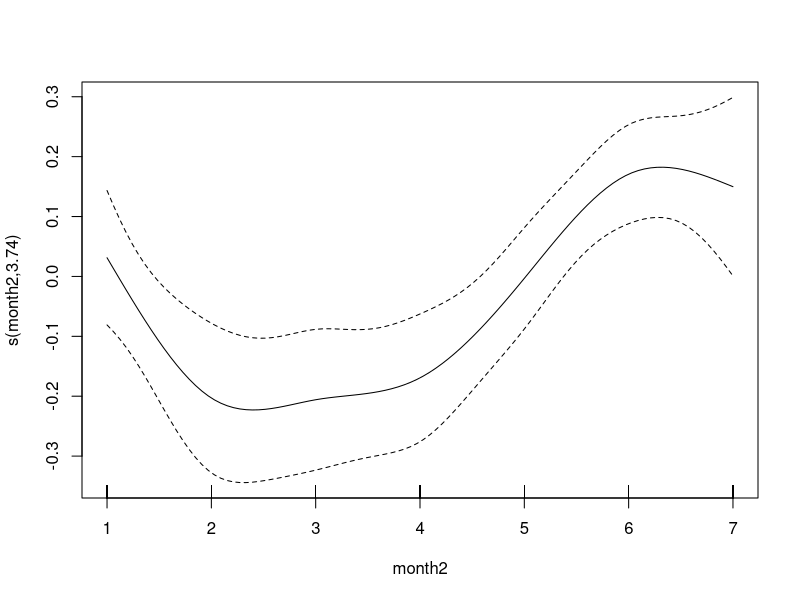
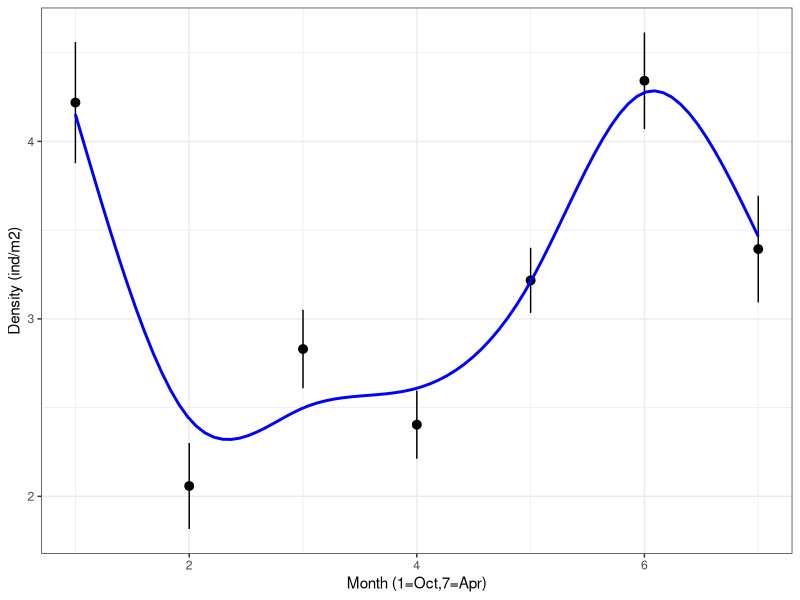
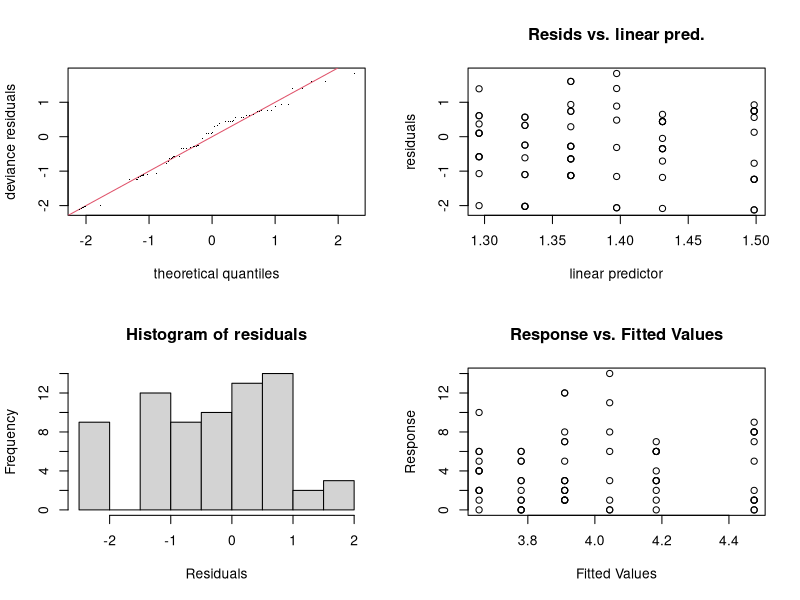
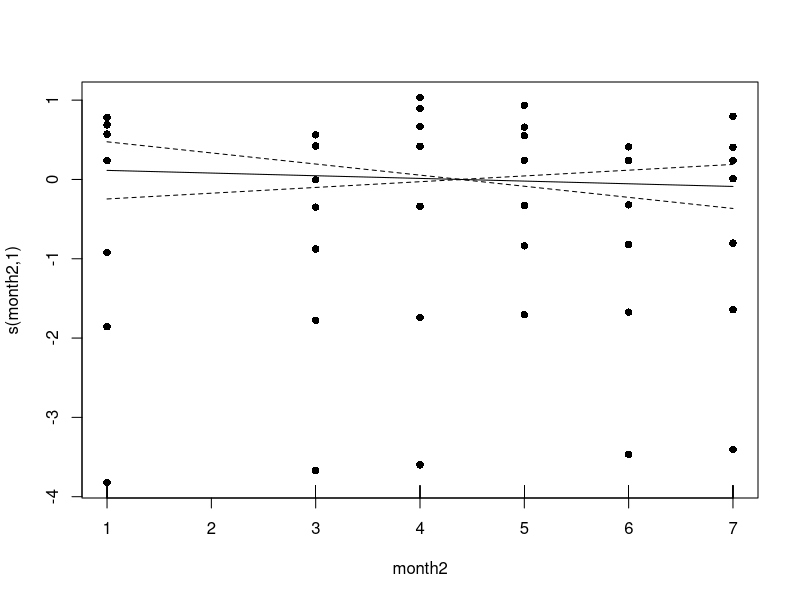
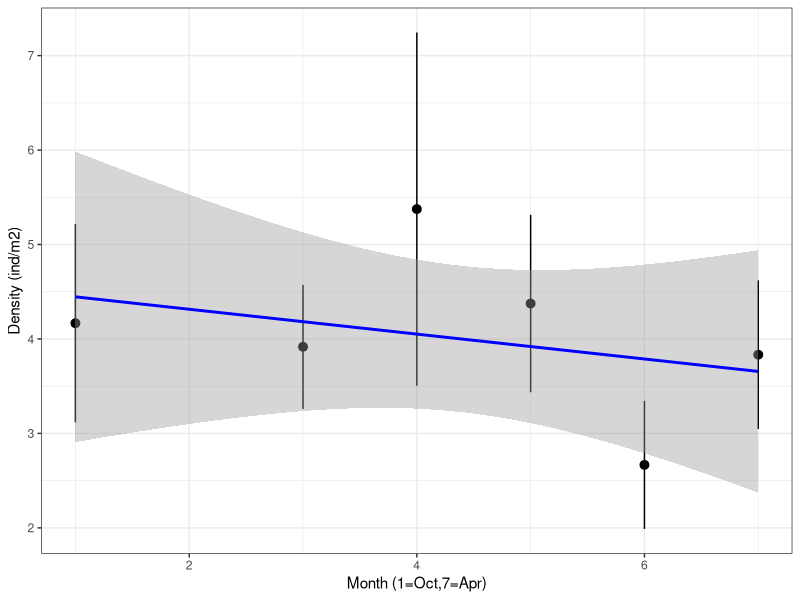
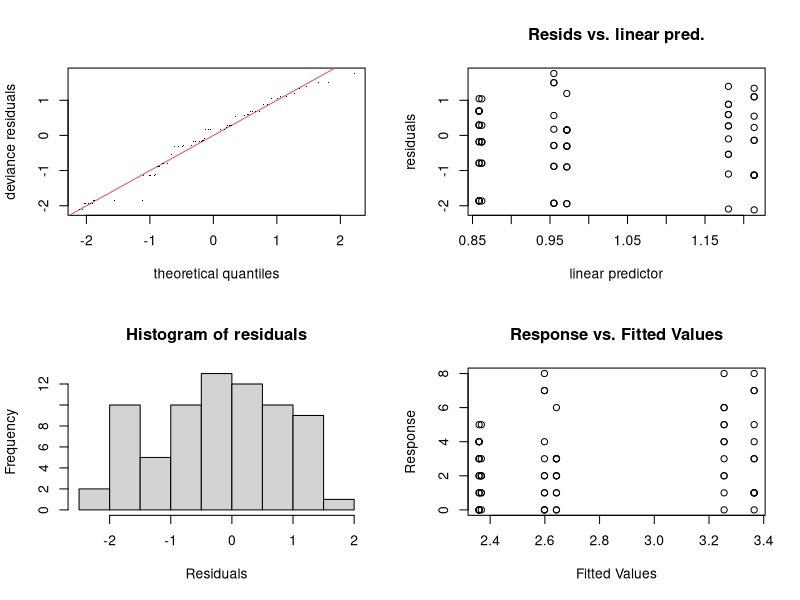
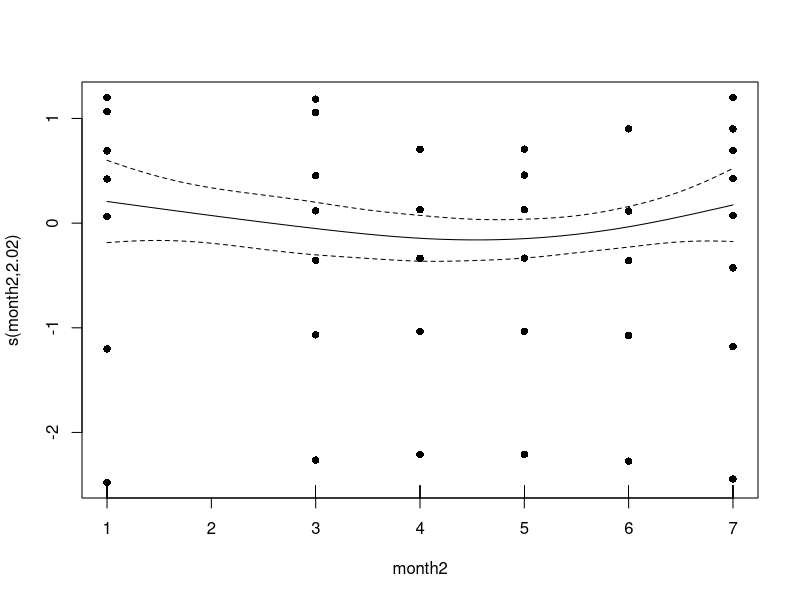
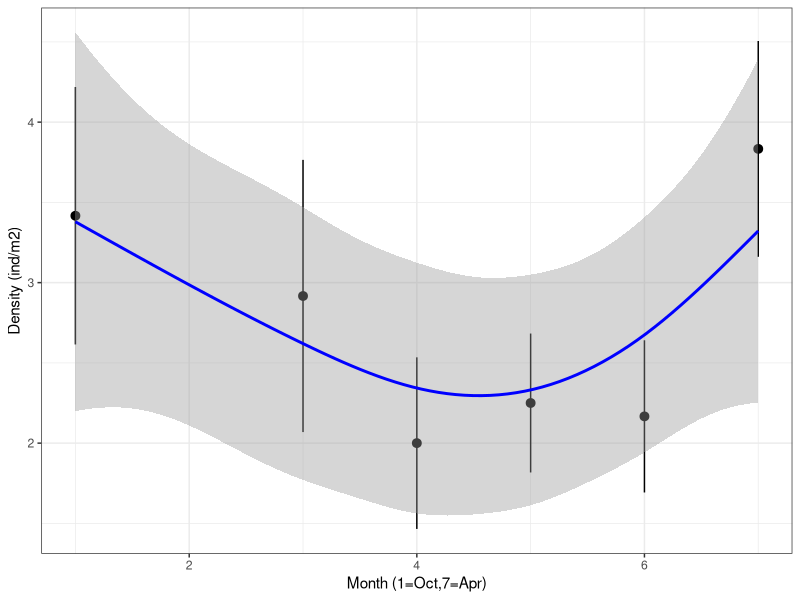

Reproduce these figures in R, in order. (Note: this script raises an error after producing the figures.)
setwd("D:/Work/FCUL/Doutoramento/R/Benthos/GitHub/Benthos/Benthos")
graphics.off()
rm(list=ls())

## Pacotes
packs<-c("MASS","ggplot2","viridis","RColorBrewer","psych","reshape2","beepr","data.table","car","mgcv")
lapply(packs,require,character.only=T)


DB68<-fread("data_out/db/Final_DB_class1_density_polyexcl_20210202.csv") ### created in script called Database_cleanup_joining
str(DB68)

time<-c("10","11","12","1","2","3","4")
DB68[,month1:=factor(month,levels=time)]
DB68[,month2:=ifelse(month==10,1,ifelse(month==11,2,ifelse(month==12,3,ifelse(month==1,4,ifelse(month==2,5,ifelse(month==3,6,7))))))]
DB68[,unique(month2)]

DB68<-DB68[-which(DB68$class1=="Other"),]

DB68$site1<-factor(DB68$site,levels=c("A","AB","BI","E","BR","AD"))
DB68$month1<-factor(DB68$month,levels=c("10","11","12","1","2","3","4"))

DB68$month2<-ifelse(DB68$month1==10,1,ifelse(DB68$month1==11,2,ifelse(DB68$month1==12,3,ifelse(DB68$month1==1,4,
                    ifelse(DB68$month1==2,5,ifelse(DB68$month1==3,6,ifelse(DB68$month1==4,7,NA)))))))

DB68[,areacore:=ifelse(site=="AD",0.0113,0.00785)]


DBAD<-DB68[site1=="AD"]
DBAD_PS<-DBAD[class1=="Polychaeta_sedentaria"]
DBAD_PE<-DBAD[class1=="Polychaeta_errantia"]
DBAD_B<-DBAD[class1=="Bivalvia"]
DBAD_G<-DBAD[class1=="Gastropoda"]
DBAD_M<-DBAD[class1=="Malacostraca"]

DBA<-DB68[site1=="A"]
DBA_PS<-DBA[class1=="Polychaeta_sedentaria"]
DBA_PE<-DBA[class1=="Polychaeta_errantia"]
DBA_B<-DBA[class1=="Bivalvia"]
DBA_G<-DBA[class1=="Gastropoda"]
DBA_M<-DBA[class1=="Malacostraca"]

DBAB<-DB68[site1=="AB"]
DBAB_PS<-DBAB[class1=="Polychaeta_sedentaria"]
DBAB_PE<-DBAB[class1=="Polychaeta_errantia"]
DBAB_B<-DBAB[class1=="Bivalvia"]
DBAB_G<-DBAB[class1=="Gastropoda"]
DBAB_M<-DBAB[class1=="Malacostraca"]

DBBI<-DB68[site1=="BI"]
DBBI_PS<-DBBI[class1=="Polychaeta_sedentaria"]
DBBI_PE<-DBBI[class1=="Polychaeta_errantia"]
DBBI_B<-DBBI[class1=="Bivalvia"]
DBBI_G<-DBBI[class1=="Gastropoda"]
DBBI_M<-DBBI[class1=="Malacostraca"]

DBBR<-DB68[site1=="BR"]
DBBR_PS<-DBBR[class1=="Polychaeta_sedentaria"]
DBBR_PE<-DBBR[class1=="Polychaeta_errantia"]
DBBR_B<-DBBR[class1=="Bivalvia"]
DBBR_G<-DBBR[class1=="Gastropoda"]
DBBR_M<-DBBR[class1=="Malacostraca"]

DBE<-DB68[site1=="E"]
DBE_PS<-DBE[class1=="Polychaeta_sedentaria"]
DBE_PE<-DBE[class1=="Polychaeta_errantia"]
DBE_B<-DBE[class1=="Bivalvia"]
DBE_G<-DBE[class1=="Gastropoda"]
DBE_M<-DBE[class1=="Malacostraca"]


g0<-gam(x~s(month2,k=7)+offset(log(areacore)),family="nb",data=DB68,gamma=1.4)
plot.gam(g0,residuals=F,pch=16,all.terms=T)

ggplot(DB68,aes(x=month2,y=x)) +
  #geom_point() +
  stat_summary()+
  labs(x = "Month (1=Oct,7=Apr)", y = "Density (ind/m2)") +
  #geom_line(aes(y=fitted(g0)),color = "green", size=1.2) +
  geom_smooth(method="gam", formula=y~s(x,k=6), se = F, color="blue") +
  theme_bw()

summary(g0)

#Anrumai

##PS
g1<-gam(x~s(month2,k=6)+offset(log(areacore)),family="nb",data=DBA_PS,method="REML")
g1a<-gam(x~month2+offset(log(areacore)),family="nb",data=DBA_PS,method="REML")

summary(g1)
anova(g1)

summary(g1a)
anova(g1,g1a,test="Chisq")

AIC(g1)
AIC(g1a)

summary(g1)$sp.criterion
summary(g1a)$sp.criterion

summary(g1)$r.sq
summary(g1a)$r.sq

gam.check(g1, k.rep=1000)


plot.gam(g1,residuals=T,pch=16,all.terms=T)

ggplot(DBA_PS,aes(x=month2,y=x)) +
  #geom_point() +
  stat_summary()+
  labs(x = "Month (1=Oct,7=Apr)", y = "Density (ind/m2)") +
  #geom_line(aes(y=fitted(g1)),color = "green", size=1.2) +
  geom_smooth(method="gam", formula=y~s(x,k=6), se = T, color="blue") +
  #geom_smooth(method=lm, se = T, color="red") +
  theme_bw()

## PE
g2<-gam(x~s(month2,k=6)+offset(log(areacore)),family="nb",data=DBA_PE) ##better model
g2a<-gam(x~month2+offset(log(areacore)),family="nb",data=DBA_PE)

summary(g2)
summary(g2a)

anova(g2,g2a,test="Chisq")

AIC(g2,g2a)

summary(g2)$sp.criterion
summary(g2a)$sp.criterion

gam.check(g2, k.rep=1000)

plot.gam(g2,residuals=T,pch=16,all.terms=T)

ggplot(DBA_PE,aes(x=month2,y=x)) +
  #geom_point() +
  stat_summary()+
  labs(x = "Month (1=Oct,7=Apr)", y = "Density (ind/m2)") +
  geom_smooth(method="gam", formula=y~s(x,k=6), se = T, color="blue") +
  #geom_smooth(method=lm, se = T, color="red") +
  theme_bw()

## B
g3<-gam(x~s(month2,k=6)+offset(log(areacore)),family="nb",data=DBA_B) ##better model
g3a<-gam(x~month2+offset(log(areacore)),family="nb",data=DBA_B)

summary(g3)
summary(g3a)

anova(g3,g3a,test="Chisq")

AIC(g3,g3a)

summary(g3)$sp.criterion
summary(g3a)$sp.criterion

gam.check(g3, k.rep=1000)

plot.gam(g3,residuals=T,pch=16,all.terms=T)

ggplot(DBA_B,aes(x=month2,y=x)) +
  #geom_point() +
  stat_summary()+
  labs(x = "Month (1=Oct,7=Apr)", y = "Density (ind/m2)") +
  geom_smooth(method="gam", formula=y~s(x,k=6), se = T, color="blue") +
  #geom_smooth(method=lm, se = T, color="red") +
  theme_bw()


## G
g4<-gam(x~s(month2,k=6)+offset(log(areacore)),family="nb",data=DBA_G) ##better model
g4a<-gam(x~month2+offset(log(areacore)),family="nb",data=DBA_G)

summary(g4)
summary(g4a)

anova(g4,g4a,test="Chisq")

AIC(g4,g4a)

summary(g4)$sp.criterion
summary(g4a)$sp.criterion

gam.check(g4, k.rep=1000)

plot.gam(g4,residuals=T,pch=16,all.terms=T)

ggplot(DBA_G,aes(x=month2,y=x)) +
  #geom_point() +
  stat_summary()+
  labs(x = "Month (1=Oct,7=Apr)", y = "Density (ind/m2)") +
  geom_smooth(method="gam", formula=y~s(x,k=6), se = T, color="blue") +
  #geom_smooth(method=lm, se = T, color="red") +
  theme_bw()


## M
g5<-gam(x~s(month2,k=6)+offset(log(areacore)),family="nb",data=DBA_M) ##better model
g5a<-gam(x~month2+offset(log(areacore)),family="nb",data=DBA_M)

summary(g5)
summary(g5a)

anova(g5,g5a,test="Chisq")

AIC(g5,g5a)

summary(g5)$sp.criterion
summary(g5a)$sp.criterion

gam.check(g5, k.rep=1000)

plot.gam(g5,residuals=T,pch=16,all.terms=T)

ggplot(DBA_M,aes(x=month2,y=x)) +
  #geom_point() +
  stat_summary()+
  labs(x = "Month (1=Oct,7=Apr)", y = "Density (ind/m2)") +
  geom_smooth(method="gam", formula=y~s(x,k=6), se = T, color="blue") +
  #geom_smooth(method=lm, se = T, color="red") +
  theme_bw()


#################ABU

##PS
g1<-gam(x~s(month2,k=6)+offset(log(areacore)),family="nb",data=DBAB_PS,method="REML")
g1a<-gam(x~month2+offset(log(areacore)),family="nb",data=DBAB_PS,method="REML")

summary(g1)
summary(g1a)

anova(g1,g1a,test="Chisq")

AIC(g1)
AIC(g1a)

summary(g1)$sp.criterion
summary(g1a)$sp.criterion

gam.check(g1, k.rep=1000)

plot.gam(g1,residuals=T,pch=16,all.terms=T)

ggplot(DBAB_PS,aes(x=month2,y=x)) +
  #geom_point() +
  stat_summary()+
  labs(x = "Month (1=Oct,7=Apr)", y = "Density (ind/m2)") +
  geom_line(aes(y=fitted(g1)),color = "red", size=1.2) +
  geom_smooth(method="gam", formula=y~s(x,k=6), se = T, color="blue") +
  #geom_smooth(method=lm, se = T, color="red") +
  theme_bw()

## PE
g2<-gam(x~s(month2,k=6)+offset(log(areacore)),family="nb",data=DBAB_PE) ##better model
g2a<-gam(x~month2+offset(log(areacore)),family="nb",data=DBAB_PE)

summary(g2)
summary(g2a)

anova(g2,g2a,test="Chisq")

AIC(g2,g2a)

summary(g2)$sp.criterion
summary(g2a)$sp.criterion

gam.check(g2, k.rep=1000)

plot.gam(g2,residuals=T,pch=16,all.terms=T)

ggplot(DBAB_PE,aes(x=month2,y=x)) +
  #geom_point() +
  stat_summary()+
  labs(x = "Month (1=Oct,7=Apr)", y = "Density (ind/m2)") +
  geom_smooth(method="gam", formula=y~s(x,k=6), se = T, color="blue") +
  #geom_smooth(method=lm, se = T, color="red") +
  theme_bw()

## B
g3<-gam(x~s(month2,k=6)+offset(log(areacore)),family="nb",data=DBAB_B,method="REML") ##better model
g3a<-gam(x~month2+offset(log(areacore)),family="nb",data=DBAB_B,method="REML")

summary(g3)
summary(g3a)

anova(g3,g3a,test="Chisq")

AIC(g3,g3a)

summary(g3)$sp.criterion
summary(g3a)$sp.criterion

gam.check(g3, k.rep=1000)

plot.gam(g3,residuals=T,pch=16,all.terms=T)

ggplot(DBAB_B,aes(x=month2,y=x)) +
  #geom_point() +
  stat_summary()+
  labs(x = "Month (1=Oct,7=Apr)", y = "Density (ind/m2)") +
  geom_smooth(method="gam", formula=y~s(x,k=6), se = T, color="blue") +
  geom_line(aes(y=fitted(g3)),color = "red", size=1.2) +
  #geom_smooth(method=lm, se = T, color="red") +
  theme_bw()


## G
g4<-gam(x~s(month2,k=6)+offset(log(areacore)),family="nb",data=DBAB_G) ##better model
g4a<-gam(x~month2+offset(log(areacore)),family="nb",data=DBAB_G)

summary(g4)
summary(g4a)

anova(g4,g4a,test="Chisq")

AIC(g4,g4a)

summary(g4)$sp.criterion
summary(g4a)$sp.criterion

gam.check(g4, k.rep=1000)

plot.gam(g4,residuals=T,pch=16,all.terms=T)

ggplot(DBAB_G,aes(x=month2,y=x)) +
  #geom_point() +
  stat_summary()+
  labs(x = "Month (1=Oct,7=Apr)", y = "Density (ind/m2)") +
  geom_smooth(method="gam", formula=y~s(x,k=6), se = T, color="blue") +
  #geom_smooth(method=lm, se = T, color="red") +
  theme_bw()


## M
g5<-gam(x~s(month2,k=6)+offset(log(areacore)),family="nb",data=DBAB_M) ##better model
g5a<-gam(x~month2+offset(log(areacore)),family="nb",data=DBAB_M)

summary(g5)
summary(g5a)

anova(g5,g5a,test="Chisq")

AIC(g5,g5a)

summary(g5)$sp.criterion
summary(g5a)$sp.criterion

gam.check(g5, k.rep=1000)

plot.gam(g5,residuals=T,pch=16,all.terms=T)

ggplot(DBAB_M,aes(x=month2,y=x)) +
  #geom_point() +
  stat_summary()+
  labs(x = "Month (1=Oct,7=Apr)", y = "Density (ind/m2)") +
  geom_smooth(method="gam", formula=y~s(x,k=6), se = T, color="blue") +
  #geom_smooth(method=lm, se = T, color="red") +
  theme_bw()


##Bijante

##PS
g1<-gam(x~s(month2,k=7)+offset(log(areacore)),family="nb",data=DBBI_PS)
g1a<-gam(x~month2+offset(log(areacore)),family="nb",data=DBBI_PS)

summary(g1)
summary(g1a)

anova(g1,g1a,test="Chisq")

AIC(g1)
AIC(g1a)

summary(g1)$sp.criterion
summary(g1a)$sp.criterion

gam.check(g1, k.rep=1000)

plot.gam(g1,residuals=T,pch=16,all.terms=T)

ggplot(DBBI_PS,aes(x=month2,y=x)) +
  #geom_point() +
  stat_summary()+
  labs(x = "Month (1=Oct,7=Apr)", y = "Density (ind/m2)") +
  #geom_line(aes(y=fitted(g1)),color = "green", size=1.2) +
  geom_smooth(method="gam", formula=y~s(x,k=6), se = T, color="blue") +
  #geom_smooth(method=lm, se = T, color="red") +
  theme_bw()

## PE
g2<-gam(x~s(month2,k=7)+offset(log(areacore)),family="nb",data=DBBI_PE) ##better model
g2a<-gam(x~month2+offset(log(areacore)),family="nb",data=DBBI_PE)

summary(g2)
summary(g2a)

anova(g2,g2a,test="Chisq")

AIC(g2,g2a)

summary(g2)$sp.criterion
summary(g2a)$sp.criterion

gam.check(g2, k.rep=1000)

plot.gam(g2,residuals=T,pch=16,all.terms=T)

ggplot(DBBI_PE,aes(x=month2,y=x)) +
  #geom_point() +
  stat_summary()+
  labs(x = "Month (1=Oct,7=Apr)", y = "Density (ind/m2)") +
  geom_smooth(method="gam", formula=y~s(x,k=6), se = T, color="blue") +
  #geom_smooth(method=lm, se = T, color="red") +
  theme_bw()

## B
g3<-gam(x~s(month2,k=7)+offset(log(areacore)),family="nb",data=DBBI_B) ##better model
g3a<-gam(x~month2+offset(log(areacore)),family="nb",data=DBBI_B)

summary(g3)
summary(g3a)

anova(g3,g3a,test="Chisq")

AIC(g3,g3a)

summary(g3)$sp.criterion
summary(g3a)$sp.criterion

gam.check(g3, k.rep=1000)

plot.gam(g3,residuals=T,pch=16,all.terms=T)

ggplot(DBBI_B,aes(x=month2,y=x)) +
  #geom_point() +
  stat_summary()+
  labs(x = "Month (1=Oct,7=Apr)", y = "Density (ind/m2)") +
  geom_smooth(method="gam", formula=y~s(x,k=6), se = T, color="blue") +
  #geom_smooth(method=lm, se = T, color="red") +
  theme_bw()


## G
g4<-gam(x~s(month2,k=7)+offset(log(areacore)),family="nb",data=DBBI_G) ##better model
g4a<-gam(x~month2+offset(log(areacore)),family="nb",data=DBBI_G)

summary(g4)
summary(g4a)

anova(g4,g4a,test="Chisq")

AIC(g4,g4a)

summary(g4)$sp.criterion
summary(g4a)$sp.criterion

gam.check(g4, k.rep=1000)

plot.gam(g4,residuals=T,pch=16,all.terms=T)

ggplot(DBBI_G,aes(x=month2,y=x)) +
  #geom_point() +
  stat_summary()+
  labs(x = "Month (1=Oct,7=Apr)", y = "Density (ind/m2)") +
  geom_smooth(method="gam", formula=y~s(x,k=6), se = T, color="blue") +
  #geom_smooth(method=lm, se = T, color="red") +
  theme_bw()


## M
g5<-gam(x~s(month2,k=7)+offset(log(areacore)),family="nb",data=DBBI_M) ##better model
g5a<-gam(x~month2+offset(log(areacore)),family="nb",data=DBBI_M)

summary(g5)
summary(g5a)

anova(g5,g5a,test="Chisq")

AIC(g5,g5a)

summary(g5)$sp.criterion
summary(g5a)$sp.criterion

gam.check(g5, k.rep=1000)

plot.gam(g5,residuals=T,pch=16,all.terms=T)

ggplot(DBBI_M,aes(x=month2,y=x)) +
  #geom_point() +
  stat_summary()+
  labs(x = "Month (1=Oct,7=Apr)", y = "Density (ind/m2)") +
  geom_smooth(method="gam", formula=y~s(x,k=6), se = T, color="blue") +
  #geom_smooth(method=lm, se = T, color="red") +
  theme_bw()


###Bruce
##PS
g1<-gam(x~s(month2,k=7)+offset(log(areacore)),family="nb",data=DBBR_PS)
g1a<-gam(x~month2+offset(log(areacore)),family="nb",data=DBBR_PS)

summary(g1)
summary(g1a)

anova(g1,g1a,test="Chisq")

AIC(g1)
AIC(g1a)

summary(g1)$sp.criterion
summary(g1a)$sp.criterion

gam.check(g1, k.rep=1000)

plot.gam(g1,residuals=T,pch=16,all.terms=T)

ggplot(DBBR_PS,aes(x=month2,y=x)) +
  #geom_point() +
  stat_summary()+
  labs(x = "Month (1=Oct,7=Apr)", y = "Density (ind/m2)") +
  #geom_line(aes(y=fitted(g1)),color = "green", size=1.2) +
  geom_smooth(method="gam", formula=y~s(x,k=6), se = T, color="blue") +
  #geom_smooth(method=lm, se = T, color="red") +
  theme_bw()

## PE
g2<-gam(x~s(month2,k=7)+offset(log(areacore)),family="nb",data=DBBR_PE) ##better model
g2a<-gam(x~month2+offset(log(areacore)),family="nb",data=DBBR_PE)

summary(g2)
summary(g2a)

anova(g2,g2a,test="Chisq")

AIC(g2,g2a)

summary(g2)$sp.criterion
summary(g2a)$sp.criterion

gam.check(g2, k.rep=1000)

plot.gam(g2,residuals=T,pch=16,all.terms=T)

ggplot(DBBR_PE,aes(x=month2,y=x)) +
  #geom_point() +
  stat_summary()+
  labs(x = "Month (1=Oct,7=Apr)", y = "Density (ind/m2)") +
  geom_smooth(method="gam", formula=y~s(x,k=6), se = T, color="blue") +
  #geom_smooth(method=lm, se = T, color="red") +
  theme_bw()

## B
g3<-gam(x~s(month2,k=7)+offset(log(areacore)),family="nb",data=DBBR_B) ##better model
g3a<-gam(x~month2+offset(log(areacore)),family="nb",data=DBBR_B)

summary(g3)
summary(g3a)

anova(g3,g3a,test="Chisq")

AIC(g3,g3a)

summary(g3)$sp.criterion
summary(g3a)$sp.criterion

gam.check(g3, k.rep=1000)

plot.gam(g3,residuals=T,pch=16,all.terms=T)

ggplot(DBBR_B,aes(x=month2,y=x)) +
  #geom_point() +
  stat_summary()+
  labs(x = "Month (1=Oct,7=Apr)", y = "Density (ind/m2)") +
  geom_smooth(method="gam", formula=y~s(x,k=6), se = T, color="blue") +
  #geom_smooth(method=lm, se = T, color="red") +
  theme_bw()


## G
g4<-gam(x~s(month2,k=7)+offset(log(areacore)),family="nb",data=DBBR_G) ##better model
g4a<-gam(x~month2+offset(log(areacore)),family="nb",data=DBBR_G)

summary(g4)
summary(g4a)

anova(g4,g4a,test="Chisq")

AIC(g4,g4a)

summary(g4)$sp.criterion
summary(g4a)$sp.criterion

gam.check(g4, k.rep=1000)

plot.gam(g4,residuals=T,pch=16,all.terms=T)

ggplot(DBBR_G,aes(x=month2,y=x)) +
  #geom_point() +
  stat_summary()+
  labs(x = "Month (1=Oct,7=Apr)", y = "Density (ind/m2)") +
  geom_smooth(method="gam", formula=y~s(x,k=6), se = T, color="blue") +
  #geom_smooth(method=lm, se = T, color="red") +
  theme_bw()


## M
g5<-gam(x~s(month2,k=7)+offset(log(areacore)),family="nb",data=DBBR_M) ##better model
g5a<-gam(x~month2+offset(log(areacore)),family="nb",data=DBBR_M)

summary(g5)
summary(g5a)

anova(g5,g5a,test="Chisq")

AIC(g5,g5a)

summary(g5)$sp.criterion
summary(g5a)$sp.criterion

gam.check(g5, k.rep=1000)

plot.gam(g5,residuals=T,pch=16,all.terms=T)

ggplot(DBBR_M,aes(x=month2,y=x)) +
  #geom_point() +
  stat_summary()+
  labs(x = "Month (1=Oct,7=Apr)", y = "Density (ind/m2)") +
  geom_smooth(method="gam", formula=y~s(x,k=6), se = T, color="blue") +
  #geom_smooth(method=lm, se = T, color="red") +
  theme_bw()



####Escadinhas
##PS
g1<-gam(x~s(month2,k=7)+offset(log(areacore)),family="nb",data=DBE_PS)
g1a<-gam(x~month2+offset(log(areacore)),family="nb",data=DBE_PS)

summary(g1)
summary(g1a)

anova(g1,g1a,test="Chisq")

AIC(g1)
AIC(g1a)

summary(g1)$sp.criterion
summary(g1a)$sp.criterion

gam.check(g1, k.rep=1000)

plot.gam(g1,residuals=T,pch=16,all.terms=T)

ggplot(DBE_PS,aes(x=month2,y=x)) +
  #geom_point() +
  stat_summary()+
  labs(x = "Month (1=Oct,7=Apr)", y = "Density (ind/m2)") +
  #geom_line(aes(y=fitted(g1)),color = "green", size=1.2) +
  geom_smooth(method="gam", formula=y~s(x,k=6), se = T, color="blue") +
  #geom_smooth(method=lm, se = T, color="red") +
  theme_bw()

## PE
g2<-gam(x~s(month2,k=7)+offset(log(areacore)),family="nb",data=DBE_PE) ##better model
g2a<-gam(x~month2+offset(log(areacore)),family="nb",data=DBE_PE)

summary(g2)
summary(g2a)

anova(g2,g2a,test="Chisq")

AIC(g2,g2a)

summary(g2)$sp.criterion
summary(g2a)$sp.criterion

gam.check(g2, k.rep=1000)

plot.gam(g2,residuals=T,pch=16,all.terms=T)

ggplot(DBE_PE,aes(x=month2,y=x)) +
  #geom_point() +
  stat_summary()+
  labs(x = "Month (1=Oct,7=Apr)", y = "Density (ind/m2)") +
  geom_smooth(method="gam", formula=y~s(x,k=6), se = T, color="blue") +
  #geom_smooth(method=lm, se = T, color="red") +
  theme_bw()

## B
g3<-gam(x~s(month2,k=7)+offset(log(areacore)),family="nb",data=DBE_B) ##better model
g3a<-gam(x~month2+offset(log(areacore)),family="nb",data=DBE_B)

summary(g3)
summary(g3a)

anova(g3,g3a,test="Chisq")

AIC(g3,g3a)

summary(g3)$sp.criterion
summary(g3a)$sp.criterion

gam.check(g3, k.rep=1000)

plot.gam(g3,residuals=T,pch=16,all.terms=T)

ggplot(DBE_B,aes(x=month2,y=x)) +
  #geom_point() +
  stat_summary()+
  labs(x = "Month (1=Oct,7=Apr)", y = "Density (ind/m2)") +
  geom_smooth(method="gam", formula=y~s(x,k=7), se = T, color="blue") +
  geom_line(data=predict(g3),se = T, color="red") +
  theme_bw()


## G
g4<-gam(x~s(month2,k=7)+offset(log(areacore)),family="nb",data=DBE_G) ##better model
g4a<-gam(x~month2+offset(log(areacore)),family="nb",data=DBE_G)

summary(g4)
summary(g4a)

anova(g4,g4a,test="Chisq")

AIC(g4,g4a)

summary(g4)$sp.criterion
summary(g4a)$sp.criterion

gam.check(g4, k.rep=1000)

plot.gam(g4,residuals=T,pch=16,all.terms=T)

ggplot(DBE_G,aes(x=month2,y=x)) +
  #geom_point() +
  stat_summary()+
  labs(x = "Month (1=Oct,7=Apr)", y = "Density (ind/m2)") +
  geom_smooth(method="gam", formula=y~s(x,k=6), se = T, color="blue") +
  #geom_smooth(method=lm, se = T, color="red") +
  theme_bw()


## M
g5<-gam(x~s(month2,k=7)+offset(log(areacore)),family="nb",data=DBE_M) ##better model
g5a<-gam(x~month2+offset(log(areacore)),family="nb",data=DBE_M)

summary(g5)
summary(g5a)

anova(g5,g5a,test="Chisq")

AIC(g5,g5a)

summary(g5)$sp.criterion
summary(g5a)$sp.criterion

gam.check(g5, k.rep=1000)

plot.gam(g5,residuals=T,pch=16,all.terms=T)

ggplot(DBE_M,aes(x=month2,y=x)) +
  #geom_point() +
  stat_summary()+
  labs(x = "Month (1=Oct,7=Apr)", y = "Density (ind/m2)") +
  geom_smooth(method="gam", formula=y~s(x,k=7), se = T, color="blue") +
  #geom_smooth(method=lm, se = T, color="red") +
  theme_bw()



########Adonga
##PS
g1<-gam(x~s(month2,k=3)+offset(log(areacore)),family="nb",data=DBAD_PS)
g1a<-gam(x~month2+offset(log(areacore)),family="nb",data=DBAD_PS)

summary(g1)
summary(g1a)

anova(g1,g1a,test="Chisq")

AIC(g1)
AIC(g1a)

summary(g1)$sp.criterion
summary(g1a)$sp.criterion

gam.check(g1, k.rep=1000)

plot.gam(g1,residuals=T,pch=16,all.terms=T)

ggplot(DBAD_PS,aes(x=month2,y=x)) +
  #geom_point() +
  stat_summary()+
  labs(x = "Month (1=Oct,7=Apr)", y = "Density (ind/m2)") +
  #geom_line(aes(y=fitted(g1)),color = "green", size=1.2) +
  geom_smooth(method="gam", formula=y~s(x,k=6), se = T, color="blue") +
  #geom_smooth(method=lm, se = T, color="red") +
  theme_bw()

## PE
g2<-gam(x~s(month2,k=3)+offset(log(areacore)),family="nb",data=DBAD_PE) ##better model
g2a<-gam(x~month2+offset(log(areacore)),family="nb",data=DBAD_PE)

summary(g2)
summary(g2a)

anova(g2,g2a,test="Chisq")

AIC(g2,g2a)

summary(g2)$sp.criterion
summary(g2a)$sp.criterion

gam.check(g2, k.rep=1000)

plot.gam(g2,residuals=T,pch=16,all.terms=T)

ggplot(DBAD_PE,aes(x=month2,y=x)) +
  #geom_point() +
  stat_summary()+
  labs(x = "Month (1=Oct,7=Apr)", y = "Density (ind/m2)") +
  geom_smooth(method="gam", formula=y~s(x,k=3), se = T, color="blue") +
  #geom_smooth(method=lm, se = T, color="red") +
  theme_bw()

## B
g3<-gam(x~s(month2,k=3)+offset(log(areacore)),family="nb",data=DBAD_B) ##better model
g3a<-gam(x~month2+offset(log(areacore)),family="nb",data=DBAD_B)

summary(g3)
summary(g3a)

anova(g3,g3a,test="Chisq")

AIC(g3,g3a)

summary(g3)$sp.criterion
summary(g3a)$sp.criterion

gam.check(g3, k.rep=1000)

plot.gam(g3,residuals=T,pch=16,all.terms=T)

ggplot(DBAD_B,aes(x=month2,y=x)) +
  #geom_point() +
  stat_summary()+
  labs(x = "Month (1=Oct,7=Apr)", y = "Density (ind/m2)") +
  geom_smooth(method="gam", formula=y~s(x,k=3), se = T, color="blue") +
  #geom_smooth(method=lm, se = T, color="red") +
  theme_bw()


## G
g4<-gam(x~s(month2,k=3)+offset(log(areacore)),family="nb",data=DBAD_G) ##better model
g4a<-gam(x~month2+offset(log(areacore)),family="nb",data=DBAD_G)

summary(g4)
summary(g4a)

anova(g4,g4a,test="Chisq")

AIC(g4,g4a)

summary(g4)$sp.criterion
summary(g4a)$sp.criterion

gam.check(g4, k.rep=1000)

plot.gam(g4,residuals=T,pch=16,all.terms=T)

ggplot(DBAD_G,aes(x=month2,y=x)) +
  #geom_point() +
  stat_summary()+
  labs(x = "Month (1=Oct,7=Apr)", y = "Density (ind/m2)") +
  geom_smooth(method="gam", formula=y~s(x,k=3), se = T, color="blue") +
  #geom_smooth(method=lm, se = T, color="red") +
  theme_bw()


## M
g5<-gam(x~s(month2,k=3)+offset(log(areacore)),family="nb",data=DBAD_M) ##better model
g5a<-gam(x~month2+offset(log(areacore)),family="nb",data=DBAD_M)

summary(g5)
summary(g5a)

anova(g5,g5a,test="Chisq")

AIC(g5,g5a)

summary(g5)$sp.criterion
summary(g5a)$sp.criterion

gam.check(g5, k.rep=1000)

plot.gam(g5,residuals=T,pch=16,all.terms=T)

ggplot(DBAD_M,aes(x=month2,y=x)) +
  #geom_point() +
  stat_summary()+
  labs(x = "Month (1=Oct,7=Apr)", y = "Density (ind/m2)") +
  geom_smooth(method="gam", formula=y~s(x,k=3), se = T, color="blue") +
  #geom_smooth(method=lm, se = T, color="red") +
  theme_bw()

